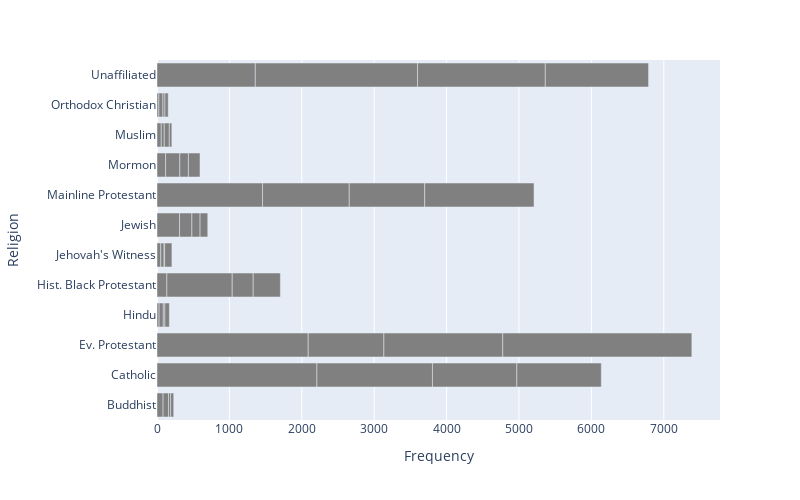

Write notebook code for a chart like this one.
### Markdown cell above
## Make a Bar Plot

### Code cell
fig = px.bar(DF_new,y='religion',x='frequency',color_discrete_sequence=['gray'])

fig.update_layout(xaxis_title="Frequency",
                  yaxis_title="Religion",
                  autosize=False,
                  width=800,
                  height=500)

fig.show()

### Figure 1 — Plotly figure (JSON) as saved in the notebook; plotly's stock layout.template omitted (floating-point values rounded to 4 significant figures)
{"data": [{"alignmentgroup": "True", "hovertemplate": "frequency=%{x}<br>religion=%{y}<extra></extra>", "legendgroup": "", "marker": {"color": "gray", "pattern": {"shape": ""}}, "name": "", "offsetgroup": "", "orientation": "h", "showlegend": false, "textposition": "auto", "type": "bar", "x": [84, 75, 30, 42, 2209, 1596, 1166, 1166, 2089, 1045, 1642, 2612, 29, 58, 22, 62, 136, 903, 290, 375, 52, 46, 8, 100, 312, 170, 113, 106, 1458, 1198, 1042, 1510, 119, 196, 119, 160, 59, 41, 70, 35, 26, 56, 28, 45, 1358, 2241, 1765, 1426], "xaxis": "x", "y": ["Buddhist", "Buddhist", "Buddhist", "Buddhist", "Catholic", "Catholic", "Catholic", "Catholic", "Ev. Protestant", "Ev. Protestant", "Ev. Protestant", "Ev. Protestant", "Hindu", "Hindu", "Hindu", "Hindu", "Hist. Black Protestant", "Hist. Black Protestant", "Hist. Black Protestant", "Hist. Black Protestant", "Jehovah's Witness", "Jehovah's Witness", "Jehovah's Witness", "Jehovah's Witness", "Jewish", "Jewish", "Jewish", "Jewish", "Mainline Protestant", "Mainline Protestant", "Mainline Protestant", "Mainline Protestant", "Mormon", "Mormon", "Mormon", "Mormon", "Muslim", "Muslim", "Muslim", "Muslim", "Orthodox Christian", "Orthodox Christian", "Orthodox Christian", "Orthodox Christian", "Unaffiliated", "Unaffiliated", "Unaffiliated", "Unaffiliated"], "yaxis": "y"}], "layout": {"autosize": false, "barmode": "relative", "height": 500, "legend": {"tracegroupgap": 0}, "margin": {"t": 60}, "width": 800, "xaxis": {"anchor": "y", "autorange": true, "domain": [0, 1], "range": [0, 7777.0], "title": {"text": "Frequency"}, "type": "linear"}, "yaxis": {"anchor": "x", "autorange": true, "domain": [0, 1], "range": [-0.5, 11.5], "title": {"text": "Religion"}, "type": "category"}}}
